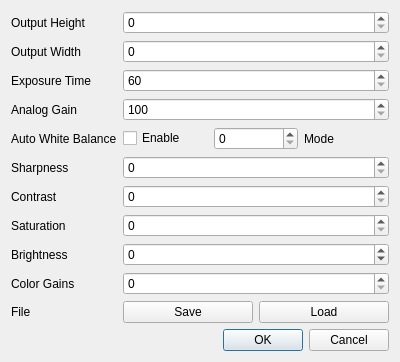
<?xml version="1.0" encoding="UTF-8"?>
<ui version="4.0">
 <class>DialogCameraConfiguration</class>
 <widget class="QDialog" name="DialogCameraConfiguration">
  <property name="windowModality">
   <enum>Qt::ApplicationModal</enum>
  </property>
  <property name="geometry">
   <rect>
    <x>0</x>
    <y>0</y>
    <width>400</width>
    <height>336</height>
   </rect>
  </property>
  <property name="windowTitle">
   <string>Camera Configuration</string>
  </property>
  <layout class="QVBoxLayout" name="verticalLayout">
   <item>
    <layout class="QFormLayout" name="formLayout">
     <item row="0" column="0">
      <widget class="QLabel" name="labelOutputHeight">
       <property name="text">
        <string>Output Height</string>
       </property>
      </widget>
     </item>
     <item row="0" column="1">
      <widget class="QSpinBox" name="spinBoxOutputHeight">
       <property name="maximum">
        <number>3040</number>
       </property>
      </widget>
     </item>
     <item row="1" column="0">
      <widget class="QLabel" name="labelOutputWidth">
       <property name="text">
        <string>Output Width</string>
       </property>
      </widget>
     </item>
     <item row="1" column="1">
      <widget class="QSpinBox" name="spinBoxOutputWidth">
       <property name="maximum">
        <number>4056</number>
       </property>
      </widget>
     </item>
     <item row="2" column="0">
      <widget class="QLabel" name="labelExposureTime">
       <property name="text">
        <string>Exposure Time</string>
       </property>
      </widget>
     </item>
     <item row="2" column="1">
      <widget class="QSpinBox" name="spinBoxExposureTime">
       <property name="minimum">
        <number>60</number>
       </property>
       <property name="maximum">
        <number>674181621</number>
       </property>
      </widget>
     </item>
     <item row="3" column="0">
      <widget class="QLabel" name="labelAnalogGain">
       <property name="text">
        <string>Analog Gain</string>
       </property>
      </widget>
     </item>
     <item row="3" column="1">
      <widget class="QSpinBox" name="spinBoxAnalogGain">
       <property name="minimum">
        <number>100</number>
       </property>
       <property name="maximum">
        <number>2226</number>
       </property>
      </widget>
     </item>
     <item row="4" column="0">
      <widget class="QLabel" name="labelAWB">
       <property name="text">
        <string>Auto White Balance</string>
       </property>
      </widget>
     </item>
     <item row="4" column="1">
      <layout class="QHBoxLayout" name="horizontalLayoutAWB">
       <item>
        <widget class="QCheckBox" name="checkBoxAWBEnable">
         <property name="text">
          <string>Enable</string>
         </property>
        </widget>
       </item>
       <item>
        <widget class="QSpinBox" name="spinBoxAWBMode">
         <property name="maximum">
          <number>7</number>
         </property>
        </widget>
       </item>
       <item>
        <widget class="QLabel" name="labelAWBMode">
         <property name="text">
          <string>Mode</string>
         </property>
        </widget>
       </item>
      </layout>
     </item>
     <item row="5" column="0">
      <widget class="QLabel" name="labelSharpness">
       <property name="text">
        <string>Sharpness</string>
       </property>
      </widget>
     </item>
     <item row="5" column="1">
      <widget class="QSpinBox" name="spinBoxSharpness">
       <property name="maximum">
        <number>160</number>
       </property>
      </widget>
     </item>
     <item row="6" column="0">
      <widget class="QLabel" name="labelContrast">
       <property name="text">
        <string>Contrast</string>
       </property>
      </widget>
     </item>
     <item row="6" column="1">
      <widget class="QSpinBox" name="spinBoxContrast">
       <property name="maximum">
        <number>320</number>
       </property>
      </widget>
     </item>
     <item row="7" column="0">
      <widget class="QLabel" name="labelSaturation">
       <property name="text">
        <string>Saturation</string>
       </property>
      </widget>
     </item>
     <item row="7" column="1">
      <widget class="QSpinBox" name="spinBoxSaturation">
       <property name="maximum">
        <number>320</number>
       </property>
      </widget>
     </item>
     <item row="8" column="0">
      <widget class="QLabel" name="labelBrightness">
       <property name="text">
        <string>Brightness</string>
       </property>
      </widget>
     </item>
     <item row="8" column="1">
      <widget class="QSpinBox" name="spinBoxBrightness">
       <property name="minimum">
        <number>-100</number>
       </property>
       <property name="maximum">
        <number>100</number>
       </property>
      </widget>
     </item>
     <item row="9" column="0">
      <widget class="QLabel" name="labelColorGains">
       <property name="text">
        <string>Color Gains</string>
       </property>
      </widget>
     </item>
     <item row="9" column="1">
      <widget class="QSpinBox" name="spinBoxColorGains">
       <property name="maximum">
        <number>320</number>
       </property>
      </widget>
     </item>
     <item row="10" column="0">
      <widget class="QLabel" name="labelFile">
       <property name="text">
        <string>File</string>
       </property>
      </widget>
     </item>
     <item row="10" column="1">
      <layout class="QHBoxLayout" name="horizontalLayoutFile">
       <item>
        <widget class="QPushButton" name="buttonSave">
         <property name="text">
          <string>Save</string>
         </property>
        </widget>
       </item>
       <item>
        <widget class="QPushButton" name="ButtonLoad">
         <property name="text">
          <string>Load</string>
         </property>
        </widget>
       </item>
      </layout>
     </item>
    </layout>
   </item>
   <item>
    <widget class="QDialogButtonBox" name="buttonBox">
     <property name="orientation">
      <enum>Qt::Horizontal</enum>
     </property>
     <property name="standardButtons">
      <set>QDialogButtonBox::Cancel|QDialogButtonBox::Ok</set>
     </property>
    </widget>
   </item>
  </layout>
 </widget>
 <resources/>
 <connections>
  <connection>
   <sender>buttonBox</sender>
   <signal>accepted()</signal>
   <receiver>DialogCameraConfiguration</receiver>
   <slot>accept()</slot>
   <hints>
    <hint type="sourcelabel">
     <x>248</x>
     <y>254</y>
    </hint>
    <hint type="destinationlabel">
     <x>157</x>
     <y>274</y>
    </hint>
   </hints>
  </connection>
  <connection>
   <sender>buttonBox</sender>
   <signal>rejected()</signal>
   <receiver>DialogCameraConfiguration</receiver>
   <slot>reject()</slot>
   <hints>
    <hint type="sourcelabel">
     <x>316</x>
     <y>260</y>
    </hint>
    <hint type="destinationlabel">
     <x>286</x>
     <y>274</y>
    </hint>
   </hints>
  </connection>
 </connections>
</ui>
